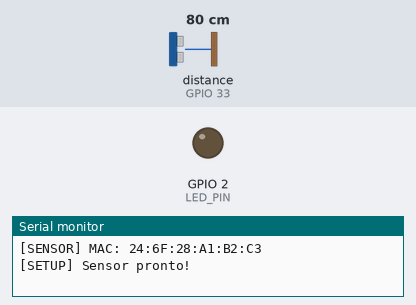
The sketch below on a simulated ESP32. On the bench: output pins drawn as LEDs (lit = HIGH), the last lines printed to the serial monitor. The test bench sets the inputs (shaded band); at power-on: distance to the obstacle (sensor on GPIO 33) 80 cm. The echo pulse lasts 58.3 µs per cm; pins used as bus, display or sensor lines are not drawn.

Above: at 15.8 s.
At 30.57 s:
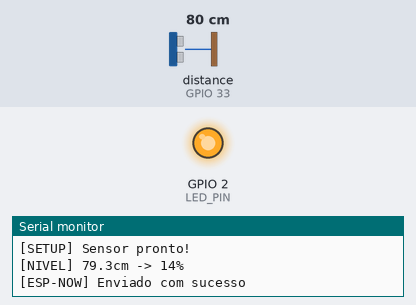
Timing chart, 0 to 40.2 s (numbered marks = the images above):
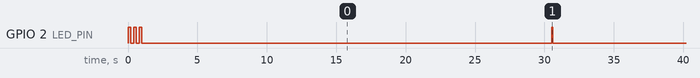

The sketch:

esp32_sensor.ino
```cpp
/*
 * ESP32 #1 - No sensor (caixa d'agua, Tanque Superior)
 * Funcao: le o nivel da caixa com o sensor JSN-SR04T e envia via ESP-NOW
 *         ao gateway. Sem WiFi necessario neste ESP32.
 *
 * As 4 entradas do quadro/inversor da bomba (Bomba ligou / Bomba falhou /
 * Falha no inversor / Painel sem energia) NAO ficam neste no — sao lidas
 * pelo proprio ESP32 #2 (Gateway), que tambem cuida do Tanque Inferior.
 *
 * Bibliotecas: apenas ESP32 core (nenhuma adicional necessaria)
 */

#include <esp_now.h>
#include <WiFi.h>
#include "config.h"

// Estrutura de dados enviada via ESP-NOW (identica no gateway!)
typedef struct {
    float    distancia;
    int      nivel;
    unsigned long uptime;
    bool     leituraValida;
} DadosSensor;

DadosSensor dados;
unsigned long ultimaMedicao = 0;

void onDataSent(const wifi_tx_info_t *tx_info, esp_now_send_status_t status) {
    bool ok = (status == ESP_NOW_SEND_SUCCESS);
    Serial.println(ok ? "[ESP-NOW] Enviado com sucesso" : "[ESP-NOW] Falha no envio");
    digitalWrite(LED_PIN, HIGH); delay(80);
    digitalWrite(LED_PIN, LOW);
}

float medirMediaCm(int amostras = 5) {
    float soma  = 0;
    int validas = 0;
    for (int i = 0; i < amostras; i++) {
        digitalWrite(TRIG_PIN, LOW);
        delayMicroseconds(2);
        digitalWrite(TRIG_PIN, HIGH);
        delayMicroseconds(10);
        digitalWrite(TRIG_PIN, LOW);
        long dur = pulseIn(ECHO_PIN, HIGH, 30000);
        if (dur > 0) {
            float d = dur * 0.034f / 2.0f;
            if (d > 0 && d < 400) { soma += d; validas++; }
        }
        delay(100);
    }
    return validas > 0 ? soma / validas : -1;
}

int distParaPorcento(float dist) {
    long p = map((long)dist, DIST_CAIXA_VAZIA, DIST_CAIXA_CHEIA, 0, 100);
    return (int)constrain(p, 0, 100);
}

void setup() {
    Serial.begin(115200);

    pinMode(TRIG_PIN, OUTPUT);
    pinMode(ECHO_PIN, INPUT);
    pinMode(LED_PIN,  OUTPUT);

    WiFi.mode(WIFI_STA);
    WiFi.disconnect();

    Serial.print("[SENSOR] MAC: ");
    Serial.println(WiFi.macAddress());

    if (esp_now_init() != ESP_OK) {
        Serial.println("[ESP-NOW] ERRO na inicializacao!");
        return;
    }
    esp_now_register_send_cb(onDataSent);

    esp_now_peer_info_t peer = {};
    memcpy(peer.peer_addr, GATEWAY_MAC, 6);
    peer.channel = 0;
    peer.encrypt = false;
    if (esp_now_add_peer(&peer) != ESP_OK) {
        Serial.println("[ESP-NOW] ERRO ao registrar gateway!");
        return;
    }

    for (int i = 0; i < 3; i++) {
        digitalWrite(LED_PIN, HIGH); delay(200);
        digitalWrite(LED_PIN, LOW);  delay(200);
    }
    Serial.println("[SETUP] Sensor pronto!");
}

void loop() {
    unsigned long agora = millis();

    if (agora - ultimaMedicao >= INTERVALO_MEDICAO_MS) {
        ultimaMedicao = agora;

        float dist = medirMediaCm();
        dados.leituraValida = (dist > 0 && dist < 400);
        dados.distancia     = dist;
        dados.nivel         = dados.leituraValida ? distParaPorcento(dist) : 0;
        dados.uptime        = agora / 1000;

        if (dados.leituraValida) {
            Serial.printf("[NIVEL] %.1fcm -> %d%%\n", dist, dados.nivel);
        } else {
            Serial.println("[SENSOR] Leitura invalida!");
        }

        esp_now_send(GATEWAY_MAC, (uint8_t *)&dados, sizeof(dados));
    }
}
```

config.h
```cpp
#ifndef CONFIG_H
#define CONFIG_H

// ─── MAC DO GATEWAY (ESP32 #2) ────────────────────────────────────────
// Grave get_mac_address.ino no ESP32 #2 e copie o MAC exibido no Serial Monitor
// Exemplo: {0xAA, 0xBB, 0xCC, 0xDD, 0xEE, 0xFF}
uint8_t GATEWAY_MAC[] = {0x08, 0xA6, 0xF7, 0x46, 0xD2, 0xA8};

// ─── PINOS ESP32 SENSOR ─────────────────────────────────────────────
#define TRIG_PIN        32   // JSN-SR04T TRIG
#define ECHO_PIN        33   // JSN-SR04T ECHO
#define LED_PIN          2   // LED onboard (pisca ao enviar)

// ─── CALIBRACAO DA CAIXA ─────────────────────────────────────────────
// Distancia (cm) do sensor ate a superficie da agua:
//
//  [Sensor na tampa]
//     |  <- DIST_CAIXA_CHEIA (15cm) => caixa cheia (100%)
//     |
//     ~  nivel da agua
//     |
//     |  <- DIST_CAIXA_VAZIA (90cm) => caixa vazia (0%)
//     |
//  [Fundo]
//
#define DIST_CAIXA_VAZIA  90   // cm: nivel baixo (caixa vazia)
#define DIST_CAIXA_CHEIA  15   // cm: nivel cheio (caixa cheia)

// ─── INTERVALO DE MEDICAO ─────────────────────────────────────────────
#define INTERVALO_MEDICAO_MS  30000UL   // mede e envia a cada 30 segundos

#endif
```

Measured:
- by itself, GPIO 2 (LED_PIN): goes LOW 0.20 s, HIGH 0.20 s, LOW 0.20 s, HIGH 0.20 s, 4 × (LOW 29.5 s, HIGH 0.08 s), then LOW
